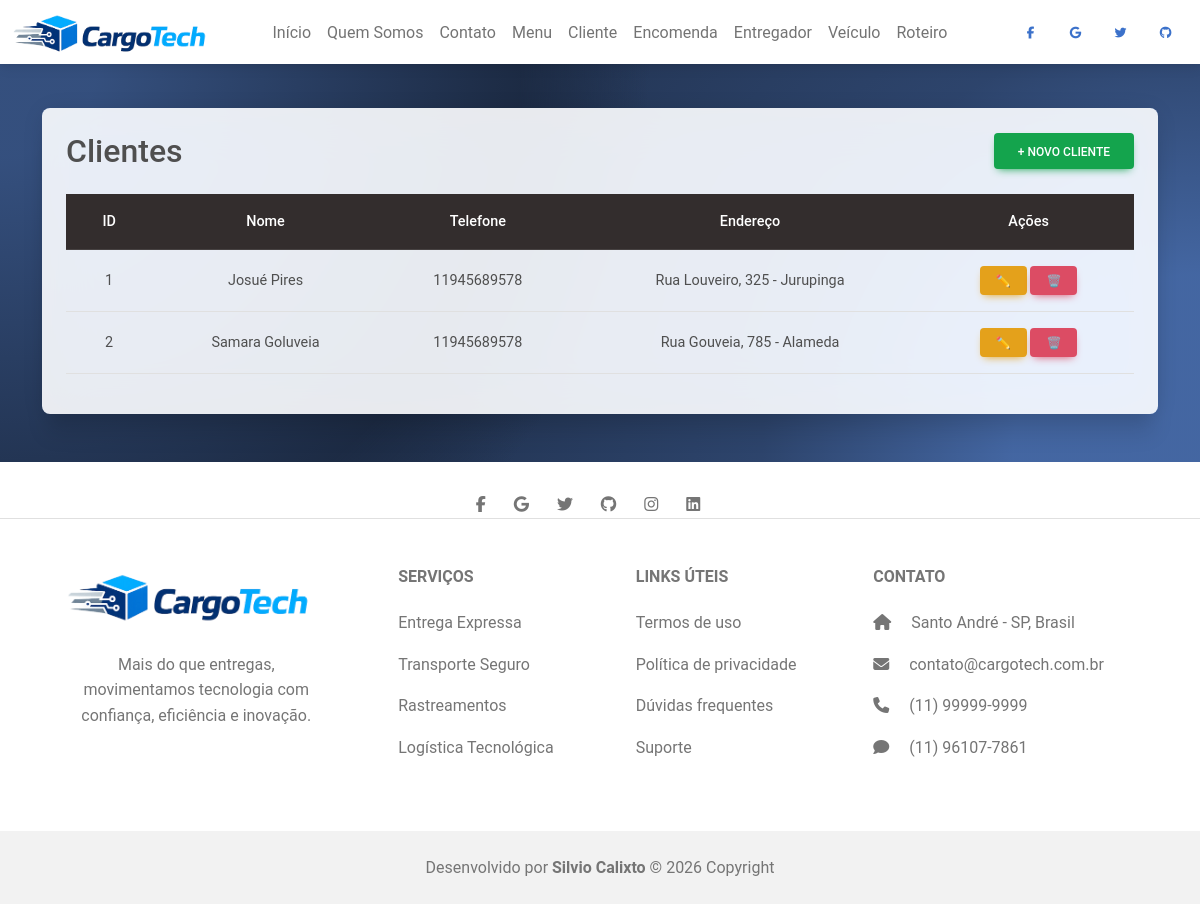
Page /telas/cliente/listar.php on the earlier database version.
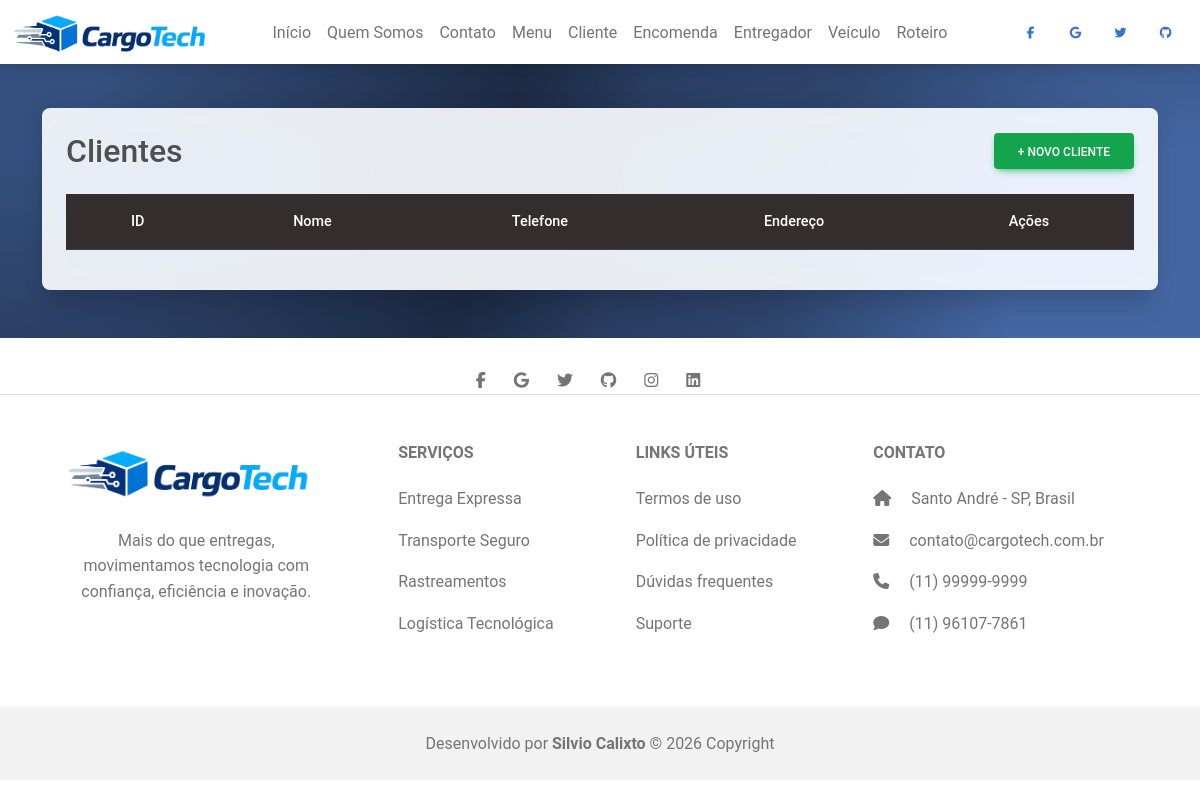
Same page on the later database version.
### tables this page shows
create table cliente (
	codigo int not null primary key auto_increment,
    nome varchar(45),
    cnpj varchar(20),
    telefone varchar(17),
    codigoEndereco int
);

create table endereco (
	codigo int not null primary key auto_increment,
    logradouro varchar(45),
    numero int,
    bairro varchar(20),
    estado varchar(45),
    cep varchar(10)
);

### DAO/conexao.php (called while the page is built, shortened)
<?php
  class Conexao {
    function conectar() {
      try {
        $conn = mysqli_connect('localhost',
                               'root',
                               '',
                               'entregas');
      if($conn) {
        return $conn;
      }
      }
      catch(Exception $erro)
      {
        return "Algo deu errado!<br><br> $erro";
      }
    }
  }
?>

### DAO/ClienteDAO.php (called while the page is built, shortened)
<?php
require_once('conexao.php');
class ClienteDAO {
    private $conn;
    public function __construct() {
        $conexao = new Conexao();
        $this->conn = $conexao->conectar();
    }
    public function listarComEndereco() {
        $sql = "
        SELECT cliente.*, endereco.logradouro, endereco.numero, endereco.bairro
        FROM cliente
        LEFT JOIN endereco
        ON cliente.codigoEndereco = endereco.codigo
        ";
        return mysqli_query($this->conn, $sql);
    }
}

### telas/cliente/listar.php (the view, shortened to what the changed rows need)
<?php
require_once('../../DAO/ClienteDAO.php');
$clienteDAO = new ClienteDAO();
$result = $clienteDAO->listarComEndereco();
?>
<!doctype html>
<html lang="pt-br">
  <head>
    <link rel="stylesheet" href="../../css/style.css">
    <link rel="stylesheet" href="https://cdnjs.cloudflare.com/ajax/libs/font-awesome/6.7.2/css/all.min.css">
    <link href="https://cdnjs.cloudflare.com/ajax/libs/mdb-ui-kit/6.4.0/mdb.min.css" rel="stylesheet"/>
    </head>
  <body>
<main>
<section class="background-radial-gradient py-5 form" style="margin-top: 60px;">
<div class="container">
  <div class="card bg-glass shadow-5-strong p-4">
    <div class="d-flex justify-content-between align-items-center mb-4">
      <h2 class="mb-0">Clientes</h2>
    </div>
    <div class="table-responsive">
      <table class="table table-hover align-middle text-center">
        <thead class="table-dark">
          <tr>
            <th>ID</th>
            <th>Nome</th>
            <th>Telefone</th>
            <th>Endereço</th>
            <th>Ações</th>
          </tr>
        </thead>
        <tbody>
          <?php while($dados = mysqli_fetch_assoc($result)){ ?>
          <tr>
            <td><?= $dados['codigo'] ?></td>
            <td><?= $dados['nome'] ?></td>
            <td><?= $dados['telefone'] ?></td>
            <td>
              <?= $dados['logradouro'] ?>, <?= $dados['numero'] ?> - <?= $dados['bairro'] ?>
            </td>
            <td>
              <a href="editar.php?id=<?= $dados['codigo'] ?>" class="btn btn-warning btn-sm">
                ✏️
              </a>
              <a href="?acao=excluir&id=<?= $dados['codigo'] ?>"
                 class="btn btn-danger btn-sm"
                 onclick="return confirm('Tem certeza que deseja excluir?')">
                🗑️
              </a>
            </td>
          </tr>
          <?php } ?>
        </tbody>
      </table>
    </div>
  </div>
</div>
</section>
  </body>
</html>

Differences in the rows shown:
removed cliente: codigo "1", nome "Josué Pires", telefone "11945689578", codigoEndereco.logradouro "Rua Louveiro", codigoEndereco.numero "325", codigoEndereco.bairro "Jurupinga"
removed cliente: codigo "2", nome "Samara Goluveia", telefone "11945689578", codigoEndereco.logradouro "Rua Gouveia", codigoEndereco.numero "785", codigoEndereco.bairro "Alameda"
